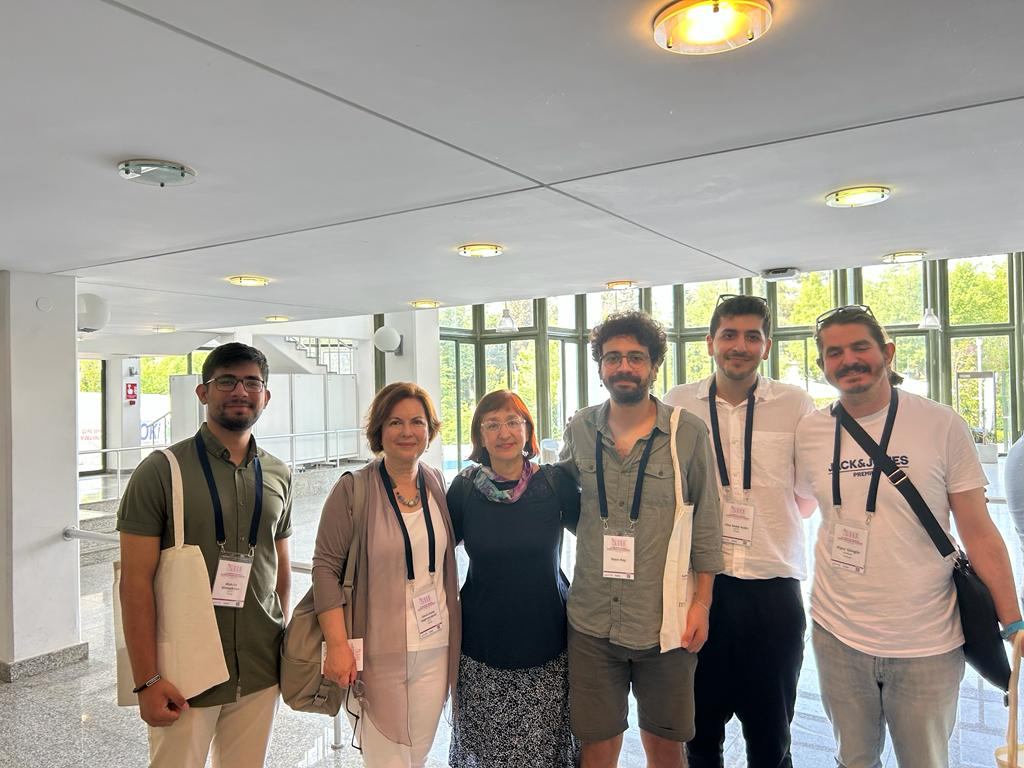
#> input picture Ch12/Figure16/f05d57c3-9faa-48c6-b615-0b5570619386/f05d57c3-9faa-48c6-b615-0b5570619386.JPG, 1024 x 768 px, found by its file name
$ python code.py   (older library calls are emulated)
#> lines starting #> are read from the running program, lines starting #| are printed output that depends on the picture; after the words box and inside, x2 and y2 are one past the last pixel; in counts of white or black regions, pixels touching at a corner belong together
from scipy.ndimage import gaussian_laplace
import matplotlib.pyplot as plt
import cv2
import numpy as np

def zero_crossings(image):
    threshold = 5
    padded_image = np.pad(image, pad_width=1, mode='constant', constant_values=0)
    output = np.zeros_like(image, dtype=np.uint8)

    for i in range(1, padded_image.shape[0] - 1):
        for j in range(1, padded_image.shape[1] - 1):
            window = padded_image[i-1:i+2, j-1:j+2]

            positive_values = window[window > 0]
            negative_values = window[window < 0]

            if positive_values.size > 0 and negative_values.size > 0:
                max_positive = np.max(positive_values)
                min_negative = np.min(negative_values)

                if max_positive - min_negative > threshold:
                    output[i-1, j-1] = 255

    return output

image = cv2.imread('C:\\Users\\indus\\OneDrive\\Desktop\\ImageBook\\MyImplementations\\Ch12\\Figure16\\f05d57c3-9faa-48c6-b615-0b5570619386\\f05d57c3-9faa-48c6-b615-0b5570619386.jpg')
#> image is the input picture: shape (768, 1024, 3); mean B, G, R 141.7, 151.2, 158

gray_image = cv2.cvtColor(image, cv2.COLOR_BGR2GRAY)
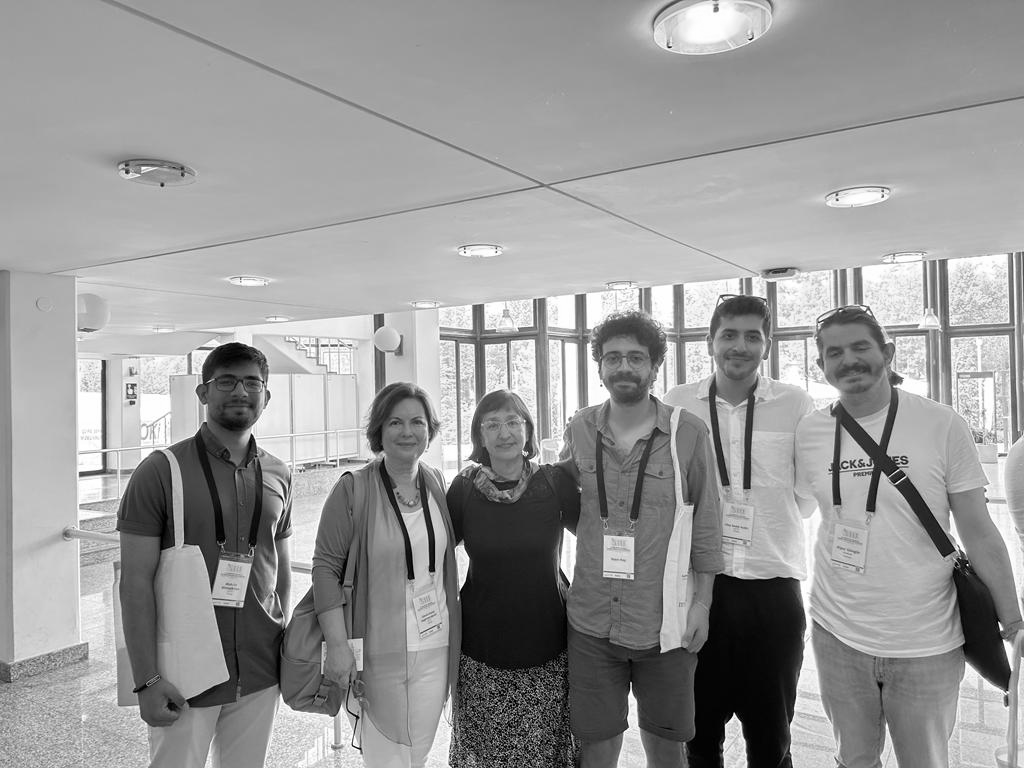
#> gray_image: shape (768, 1024); min 0, max 255, mean 152.2

blurred_image = cv2.GaussianBlur(gray_image, (5, 5), 1)

laplacian = cv2.Laplacian(blurred_image, cv2.CV_64F)
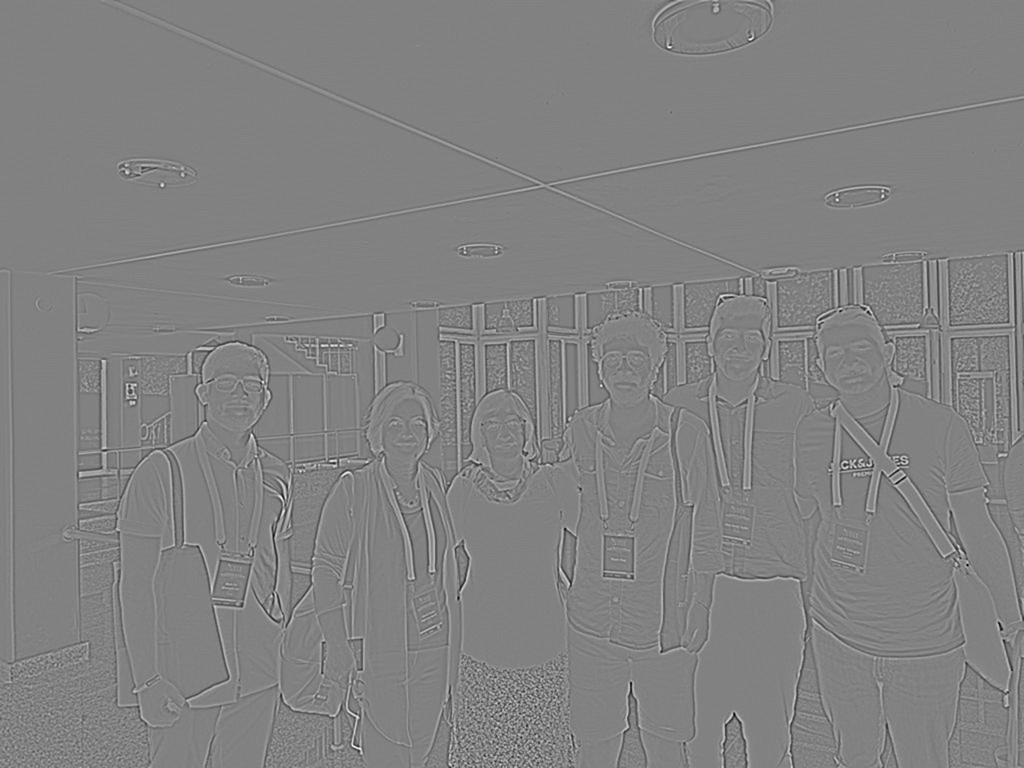
#> laplacian: shape (768, 1024) float64; min -91, max 88, mean 0; drawn with min black and max white

laplacian_abs = cv2.convertScaleAbs(laplacian)
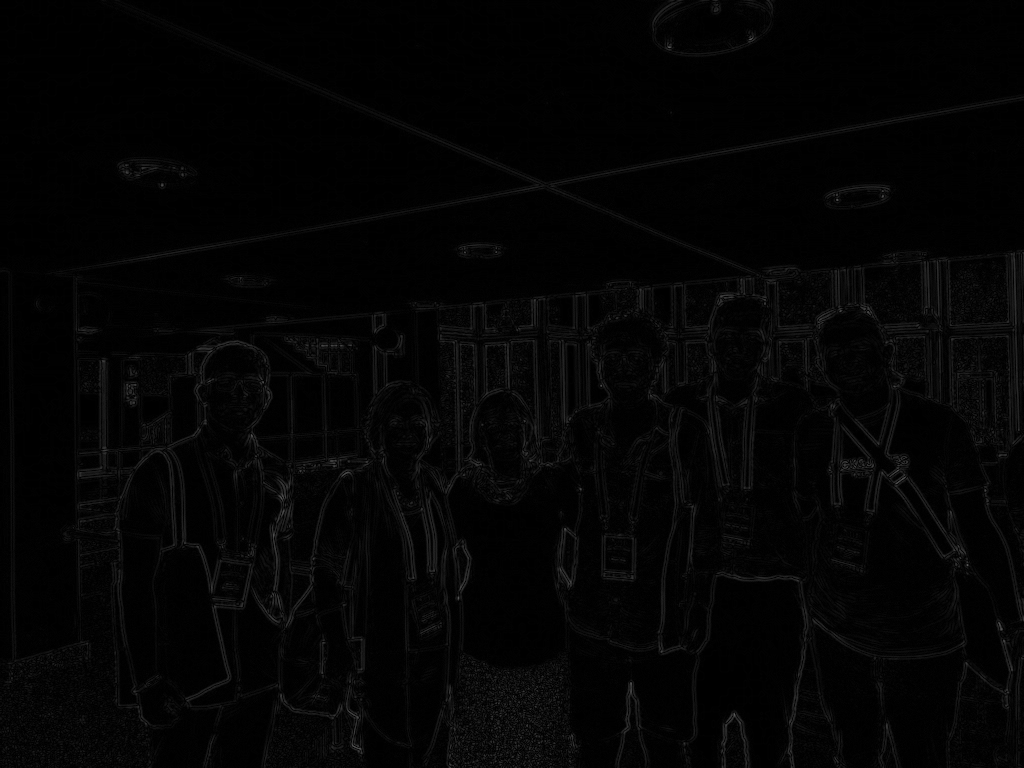
#> laplacian_abs: shape (768, 1024); min 0, max 91, mean 4

zero_crossings_image = zero_crossings(laplacian)
#> after the loop in zero_crossings, `for i in range(1, padded_image.shape[0] - 1):`:
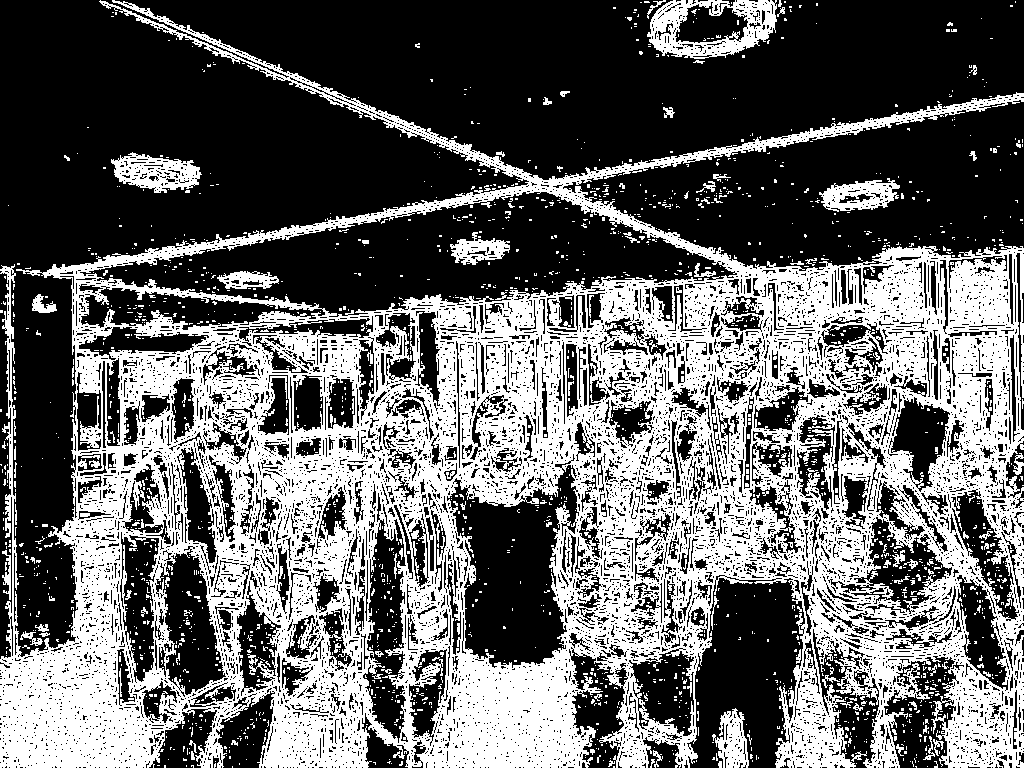
#> output: shape (768, 1024); 39.6% white; 2047 white regions (1927 under 20 px), largest, box (x1, y1, x2, y2) and area: (0, 0, 1024, 768) 287644, (647, 0, 777, 59) 3742, (111, 152, 202, 193) 2068

cv2.imwrite('C:\\Users\\indus\\OneDrive\\Desktop\\ImageBook\\MyImplementations\\Ch12\\Figure16\\f05d57c3-9faa-48c6-b615-0b5570619386\\LoG.jpg', laplacian_abs)
cv2.imwrite('C:\\Users\\indus\\OneDrive\\Desktop\\ImageBook\\MyImplementations\\Ch12\\Figure16\\f05d57c3-9faa-48c6-b615-0b5570619386\\zerocross.jpg', zero_crossings_image)
